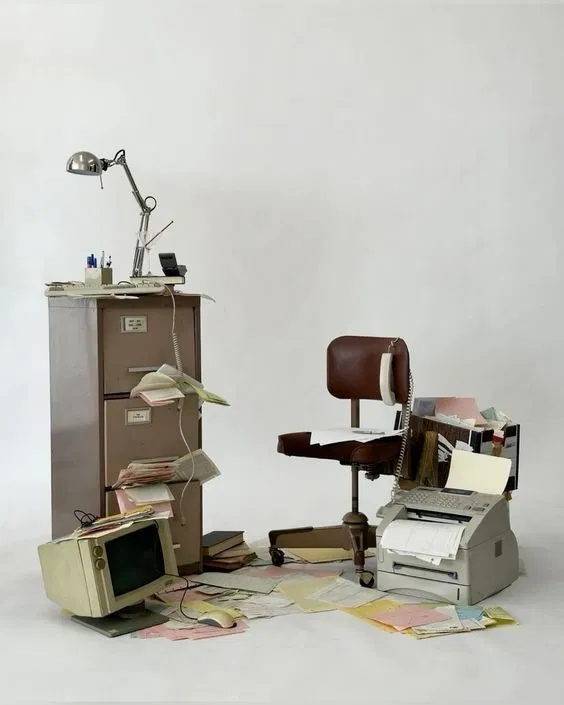
#> input picture general.png, 564 x 705 px
$ python q5.py
#> lines starting #> are read from the running program, lines starting #| are printed output that depends on the picture
### helper.py
import cv2
import numpy as np
import matplotlib.pyplot as plt

IMG_PATH = "general.png"

def load_gray(path=IMG_PATH):
#> called with path = 'general.png'
    img = cv2.imread(path, cv2.IMREAD_GRAYSCALE)
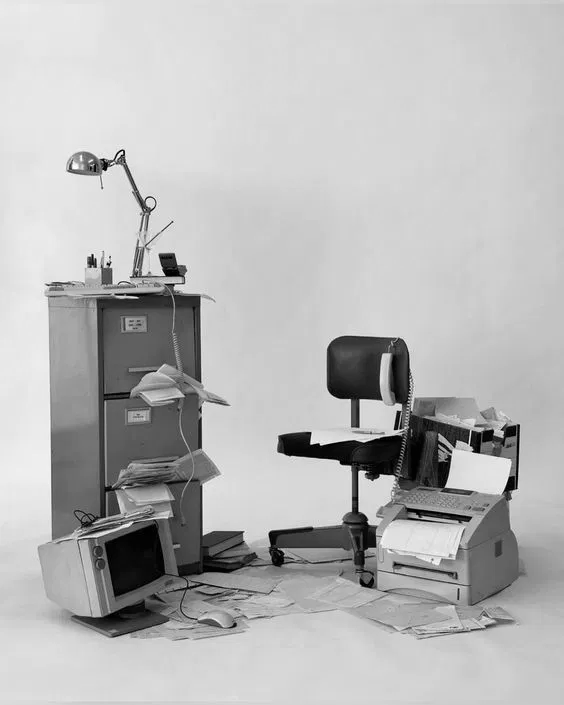
#> img: shape (705, 564); min 0, max 255, mean 183.1
    if img is None:
        raise FileNotFoundError(f"Cannot read '{path}'")
    return img


# [5 lines left out: function load_color, not called in this run]


def to_u8(a):
    a = np.asarray(a, dtype=np.float64)
    return np.uint8(255 * (a - a.min()) / (a.max() - a.min() + 1e-12))


# [20 lines left out: functions show, dist_grid, not called in this run]


def gaussian_lp(shape, d0):
    return np.exp(-dist_grid(shape) ** 2 / (2 * d0 ** 2))


def butterworth_lp(shape, d0, n=2):
    return 1.0 / (1.0 + (dist_grid(shape) / d0) ** (2 * n))


def apply_filter(img, H):
    F = np.fft.fftshift(np.fft.fft2(img.astype(np.float64)))
    return np.real(np.fft.ifft2(np.fft.ifftshift(F * H)))

### q5.py
import numpy as np
import matplotlib.pyplot as plt
from helper import load_gray

img = load_gray("general.png")


def stretch(a):
    lo, hi = int(a.min()), int(a.max())
#> lo = 0; hi = 255
    return ((a.astype(np.float64) - lo) / (hi - lo) * 255).astype(np.uint8)


def equalize(a):
    cdf = np.bincount(a.ravel(), minlength=256).cumsum()
#> cdf = 256 values from 288 to 397620
    cdf_min = cdf[cdf > 0][0]
#> cdf_min = 288
    lut = np.round((cdf - cdf_min) / (cdf[-1] - cdf_min) * 255)
#> lut = 256 values from 0 to 255
    return np.clip(lut, 0, 255).astype(np.uint8)[a]
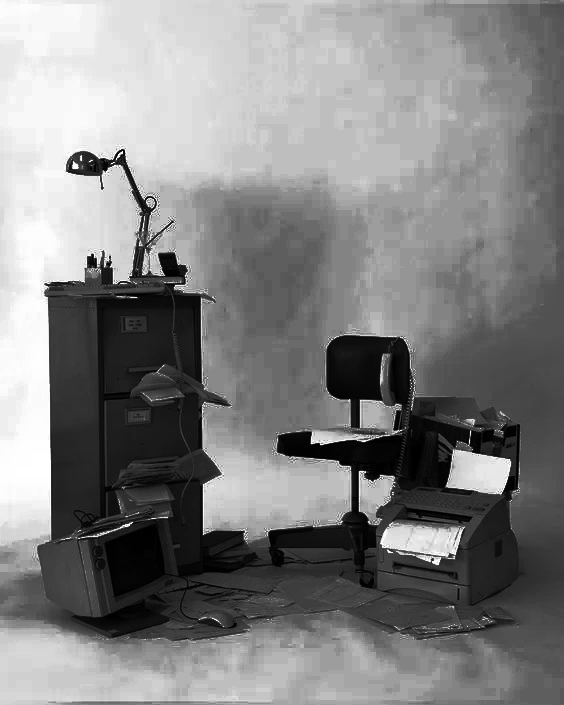
#> returned value: shape (705, 564); min 0, max 255, mean 129.4


images = [img, stretch(img), equalize(img)]
titles = ["Original", "Histogram stretching", "Histogram equalization"]

fig, axes = plt.subplots(2, 3, figsize=(14, 8))
for c, (im, t) in enumerate(zip(images, titles)):
    axes[0, c].imshow(im, cmap="gray", vmin=0, vmax=255)
    axes[0, c].set_title(t)
    axes[0, c].axis("off")
    axes[1, c].bar(np.arange(256), np.bincount(im.ravel(), minlength=256), width=1.0)
    axes[1, c].set_xlim(0, 255)
    axes[1, c].set_title("Histogram")
#> this loop made 3 passes
#> t on passes 1 to 3: 'Original', 'Histogram stretching', 'Histogram equalization'
plt.tight_layout()
plt.show()
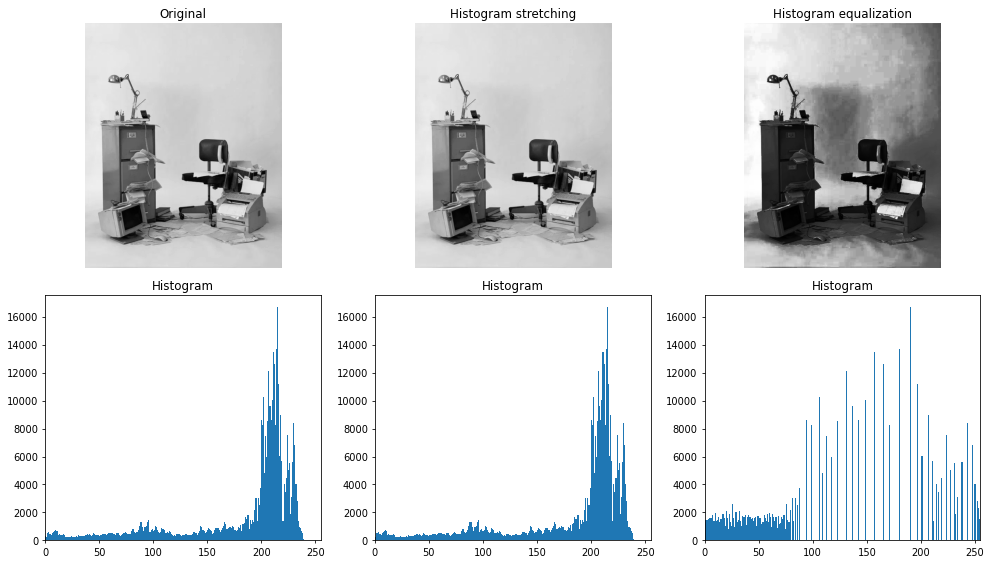
#> figure drawn by matplotlib, 6 panels; panel 4: tallest bar 16722 high, from x = 214.5 to 215.5; panel 5: tallest bar 16722 high, from x = 214.5 to 215.5; panel 6: tallest bar 16722 high, from x = 189.5 to 190.5

$ run again, with lines.png copied over general.png
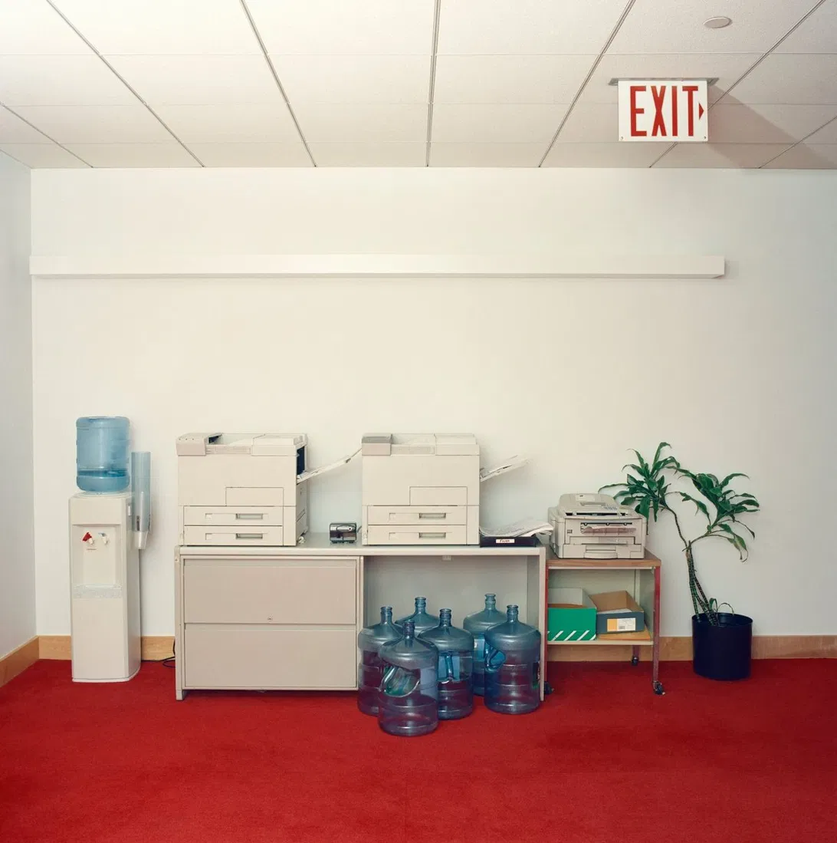
#> input picture lines.png, 837 x 843 px, shrunk from 1092 x 1099 before the run
#> in load_gray, `img = cv2.imread(path, cv2.IMREAD_GRAYSCALE)`:
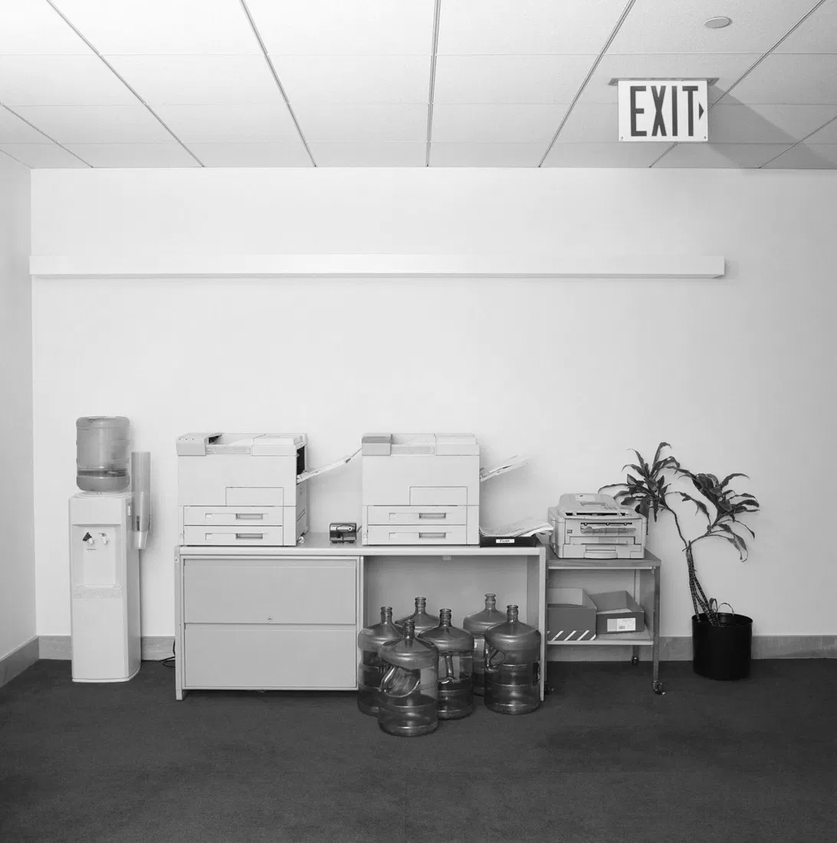
#> img: shape (843, 837); min 0, max 254, mean 173.1
#> lo = 0; hi = 254
#> cdf = 256 values from 5 to 705591
#> cdf_min = 5
#> lut = 256 values from 0 to 255
#> in equalize, `return np.clip(lut, 0, 255).astype(np.uint8)[a]`:
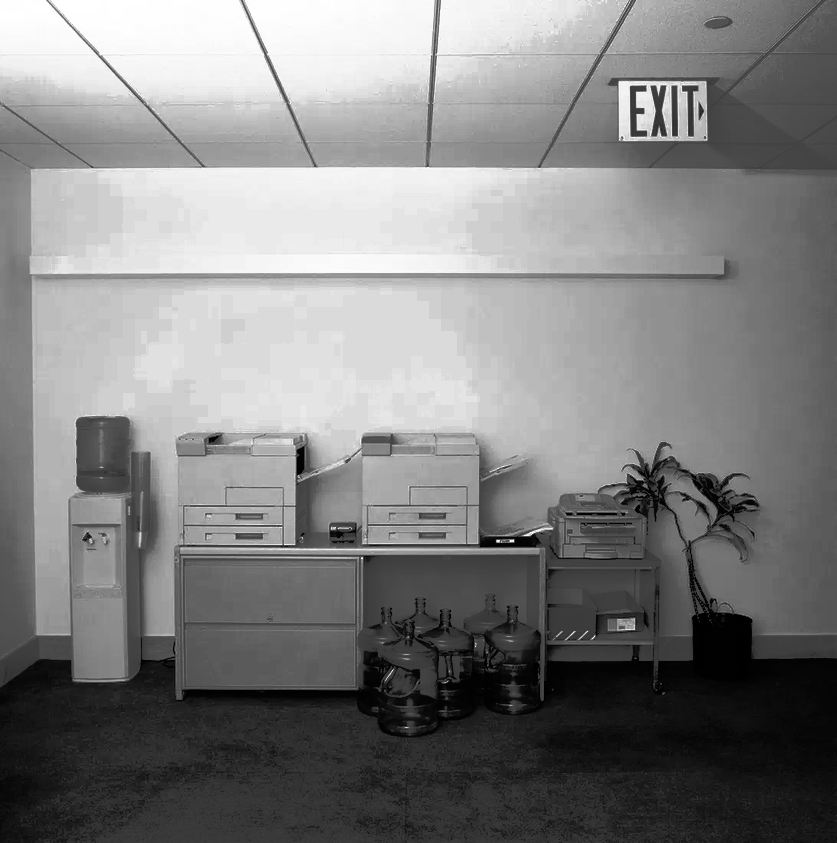
#> returned value: shape (843, 837); min 0, max 255, mean 128.7
#> the loop `for c, (im, t) in enumerate(zip(images, titles)):` made 3 passes
#> t on passes 1 to 3: 'Original', 'Histogram stretching', 'Histogram equalization'
